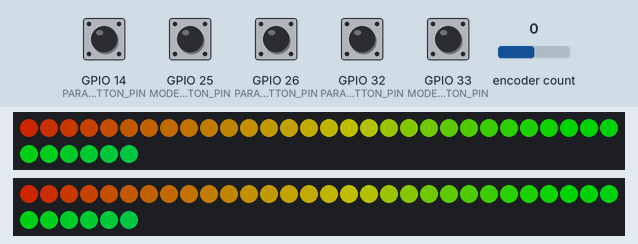
The sketch below on a simulated ESP32. Shown: 2 × 36 RGB LEDs in strip order, left to right, continuing on the next row. The test bench sets the inputs (shaded band); at power-on: GPIO 14 (PARAM_NEXT_BUTTON_PIN), GPIO 25 (MODE_PREV_BUTTON_PIN), GPIO 26 (PARAM_RESET_BUTTON_PIN), GPIO 32 (PARAM_PREV_BUTTON_PIN), GPIO 33 (MODE_NEXT_BUTTON_PIN) HIGH, encoder count 0. Dim RGB values are drawn brighter than linear; random numbers use the default seed unless the sketch sets one; what the sketch prints to the serial monitor is not drawn.

Above: at 3.26 s.
3.3 s: GPIO 33 (MODE_NEXT_BUTTON_PIN) pulled LOW for 0.15 s
At 3.83 s:
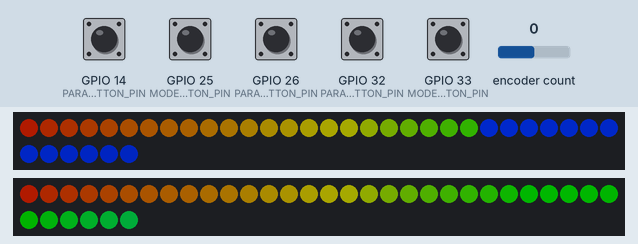
4.0 s: GPIO 25 (MODE_PREV_BUTTON_PIN) pulled LOW for 0.15 s
4.7 s: encoder count set to 4
At 5.96 s:
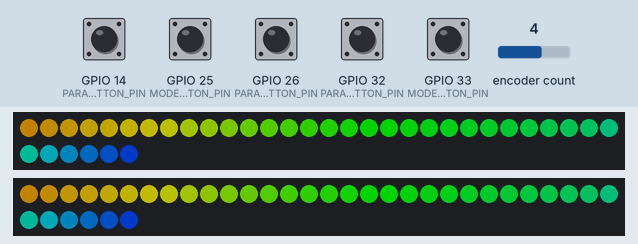
6.3 s: GPIO 33 (MODE_NEXT_BUTTON_PIN) pulled LOW for 1 s
At 7.7 s:
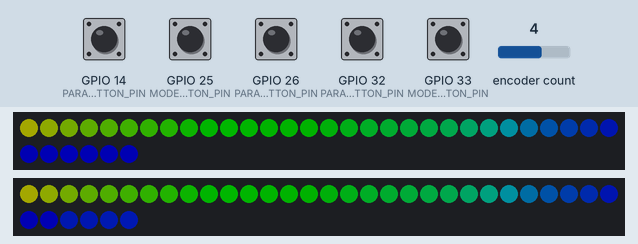
7.9 s: encoder count set to 8
At 8.32 s:
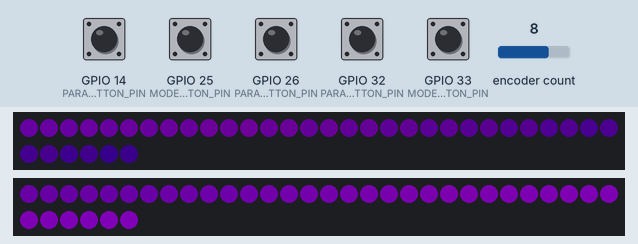

The sketch:

aburndance.ino
```cpp
/*

TODO:
- chase (single color back and forth as rainbow)
  - chase speed
  - color speed
- change frame based to time based
  - store micros as time
- store brightness and temperature in settings
- store params as settings
*/

#include "math.h"
#include <Encoder.h>
#include "FastLED.h"
#include "LinkedList.h"
#include "freertos/FreeRTOS.h"
#include "freertos/task.h"
#include <Preferences.h>

#define LED_A_DATA_PIN 13
#define LED_A_CLOCK_PIN 12
#define LED_B_DATA_PIN 27
#define LED_B_CLOCK_PIN 15
#define LED_CHIPSET APA102
#define LED_COLOR_ORDER BGR

#define LED_VOLTAGE 5
#define LED_MAX_MILLIAMPS 2800

#define LED_COLOR_CORRECTION TypicalLEDStrip

// FastLED provides these pre-conigured incandescent color profiles:
//   - Candle: 1900K
//   - Tungsten40W: 2850K
//   - Tungsten100W: 2850K
//   - Halogen: 3200K
//   - CarbonArc: 5200K
//   - HighNoonSun: 5400K
//   - DirectSunlight: 6000K
//   - OvercastSky: 7000K
//   - ClearBlueSky: 20000K
// FastLED provides these pre-configured gaseous-light color profiles:
//     WarmFluorescent, StandardFluorescent, CoolWhiteFluorescent,
//     FullSpectrumFluorescent, GrowLightFluorescent, BlackLightFluorescent,
//     MercuryVapor, SodiumVapor, MetalHalide, HighPressureSodium,
// FastLED also provides an "Uncorrected temperature" profile
//    UncorrectedTemperature;

#define NUM_TEMPERATURES 10
ColorTemperature color_temperatures[NUM_TEMPERATURES] = {
  UncorrectedTemperature,
  Candle,
  Tungsten40W,
  Tungsten100W,
  Halogen,
  CarbonArc,
  HighNoonSun,
  DirectSunlight,
  OvercastSky,
  ClearBlueSky
};

#define NUM_BUTTONS 5

#define MODE_PREV_BUTTON_INDEX 0
#define MODE_PREV_BUTTON_PIN 25
#define MODE_NEXT_BUTTON_INDEX 1
#define MODE_NEXT_BUTTON_PIN 33

#define PARAM_PREV_BUTTON_INDEX 2
#define PARAM_PREV_BUTTON_PIN 32
#define PARAM_NEXT_BUTTON_INDEX 3
#define PARAM_NEXT_BUTTON_PIN 14

#define PARAM_RESET_BUTTON_INDEX 4
#define PARAM_RESET_BUTTON_PIN 26

#define PARAM_ENCODER_PIN_A 4
#define PARAM_ENCODER_PIN_B 21

int8_t button_pins[NUM_BUTTONS] = {
  MODE_PREV_BUTTON_PIN,
  MODE_NEXT_BUTTON_PIN,
  PARAM_PREV_BUTTON_PIN,
  PARAM_NEXT_BUTTON_PIN,
  PARAM_RESET_BUTTON_PIN
};
/*
button_pins[MODE_PREV_BUTTON_INDEX] = MODE_PREV_BUTTON_PIN;
button_pins[MODE_NEXT_BUTTON_INDEX] = MODE_NEXT_BUTTON_PIN;
button_pins[PARAM_PREV_BUTTON_INDEX] = PARAM_PREV_BUTTON_PIN;
button_pins[PARAM_NEXT_BUTTON_INDEX] = PARAM_NEXT_BUTTON_PIN;
button_pins[PARAM_RESET_BUTTON_INDEX] = PARAM_RESET_BUTTON_PIN;
*/

#define BUTTON_HOLD_MILLIS 2000
bool button_is_pressed_down[NUM_BUTTONS] = { false };
bool button_is_pressed_up[NUM_BUTTONS] = { false };
bool button_is_held[NUM_BUTTONS] = { false };
uint32_t button_start_press_time[NUM_BUTTONS] = { 0 };

#define NUM_LEDS_A 36
#define NUM_LEDS_B 36

#define SHORT_LENGTH 12

#define FRAMES_PER_SECOND 120

CRGB leds_a[NUM_LEDS_A];
CRGB leds_b[NUM_LEDS_B];

Encoder encoder(PARAM_ENCODER_PIN_A, PARAM_ENCODER_PIN_B);

#define NUM_MODES 5
int8_t mode_index = 0;

#define DEFAULT_BRIGHTNESS 128
uint8_t brightness = DEFAULT_BRIGHTNESS;
#define DEFAULT_TEMPERATURE_INDEX 0
uint8_t temperature_index = DEFAULT_TEMPERATURE_INDEX;

#define MAX_NUM_PARAMS 3
int8_t num_params_by_mode[NUM_MODES] = { 2, 2, 1 };
int default_params[NUM_MODES][MAX_NUM_PARAMS] = {
  0, 168, 0,
  128, 0, 0,
  64, 0, 0,
  0, 0, 0,
  0, 0, 0
};
int params[NUM_MODES][MAX_NUM_PARAMS];
int8_t param_index = 0;

Preferences preferences;

TaskHandle_t ControlTaskHandle, RenderTaskHandle;

void setup () {
  memcpy(params, default_params, NUM_MODES * MAX_NUM_PARAMS);

  // sanity check delay - allows reprogramming if accidently blowing power w/leds
  delay(2000);

  Serial.begin(115200);
  Serial.println("start");
  Serial.setDebugOutput(true);

/*
  preferences.begin("aburndance", false);
  preferences.clear();
  brightness = preferences.getUChar("brightness", DEFAULT_BRIGHTNESS);
  temperature_index = preferences.getUChar("temperature", DEFAULT_TEMPERATURE_INDEX);
  preferences.end();
*/

  control_setup();
  render_setup();

//  xTaskCreatePinnedToCore(
//    ControlTask,                  /* pvTaskCode */
//    "Control",            /* pcName */
//    1000,                   /* usStackDepth */
//    NULL,                   /* pvParameters */
//    1,                      /* uxPriority */
//    &ControlTaskHandle,                 /* pxCreatedTask */
//    1                       /* xCoreID */
//  );
//
//  xTaskCreatePinnedToCore(
//    RenderTask,                  /* pvTaskCode */
//    "Render",            /* pcName */
//    1000,                   /* usStackDepth */
//    NULL,                   /* pvParameters */
//    1,                      /* uxPriority */
//    &RenderTaskHandle,                 /* pxCreatedTask */
//    0                       /* xCoreID */
//  );
}

void loop () {
  control_loop();
  render_loop();
}

void control_setup () {
  pinMode(MODE_PREV_BUTTON_PIN, INPUT_PULLUP);
  pinMode(MODE_NEXT_BUTTON_PIN, INPUT_PULLUP);
  pinMode(PARAM_PREV_BUTTON_PIN, INPUT_PULLUP);
  pinMode(PARAM_NEXT_BUTTON_PIN, INPUT_PULLUP);
  pinMode(PARAM_RESET_BUTTON_PIN, INPUT_PULLUP);
}

void control_loop () {
  read_mode_buttons();
  read_param_buttons();
  read_encoder();
}

void render_setup () {
  FastLED.addLeds<LED_CHIPSET, LED_A_DATA_PIN, LED_A_CLOCK_PIN, LED_COLOR_ORDER>(leds_a, NUM_LEDS_A);
  FastLED.addLeds<LED_CHIPSET, LED_B_DATA_PIN, LED_B_CLOCK_PIN, LED_COLOR_ORDER>(leds_b, NUM_LEDS_B);
  FastLED.setCorrection(LED_COLOR_CORRECTION);
  FastLED.setMaxRefreshRate(FRAMES_PER_SECOND);
  FastLED.countFPS(30);
  FastLED.setMaxPowerInVoltsAndMilliamps(LED_VOLTAGE, LED_MAX_MILLIAMPS);
}

void render_loop () {
  Serial.print("fps: ");
  Serial.print(LEDS.getFPS());
  Serial.println();

  FastLED.setTemperature(color_temperatures[temperature_index]);
  FastLED.setBrightness(brightness);

  if (button_is_held[MODE_PREV_BUTTON_INDEX] || button_is_held[MODE_NEXT_BUTTON_INDEX]) {
    fill_solid(leds_a, SHORT_LENGTH, CRGB::White);
    fill_solid(leds_b, SHORT_LENGTH, CRGB::White);
  } else {
    run_mode();
  }
  FastLED.show();
  fade_all();
}

/* controls */


bool read_button_press (int8_t button_index) {
  int8_t button_pin = button_pins[button_index];
  int8_t button_was_pressed_down = button_is_pressed_down[button_index];
  int8_t button_was_held = button_is_held[button_index];
  int64_t button_pressed_time = button_start_press_time[button_index];

  int8_t button_value = digitalRead(button_pin);

  if (button_value == LOW) {
    // button is pushed down

    button_is_pressed_down[button_index] = true;
    button_is_pressed_up[button_index] = false;
    if (button_pressed_time == 0) {
      button_start_press_time[button_index] = millis();
    } else if (millis() - button_pressed_time > BUTTON_HOLD_MILLIS) {
      button_is_held[button_index] = true;
    }
  } else if (button_value == HIGH) {
    // button is not pushed down

    button_start_press_time[button_index] = 0;
    button_is_pressed_down[button_index] = false;
    button_is_held[button_index] = false;

    if (button_was_pressed_down && !button_was_held) {
      button_is_pressed_up[button_index] = true;
    } else {
      button_is_pressed_up[button_index] = false;
    }
  }
}

void read_mode_buttons () {
  bool has_mode_changed = false;
  bool buttons_were_held = button_is_held[MODE_PREV_BUTTON_INDEX] || button_is_held[MODE_NEXT_BUTTON_INDEX];

  read_button_press(MODE_PREV_BUTTON_INDEX);
  if (button_is_pressed_up[MODE_PREV_BUTTON_INDEX]) {
    mode_index = mod(mode_index - 1, NUM_MODES);
    has_mode_changed = true;
  }

  read_button_press(MODE_NEXT_BUTTON_INDEX);
  if (button_is_pressed_up[MODE_NEXT_BUTTON_INDEX]) {
    mode_index = mod(mode_index + 1, NUM_MODES);
    has_mode_changed = true;
  }

  bool buttons_are_held = button_is_held[MODE_PREV_BUTTON_INDEX] || button_is_held[MODE_NEXT_BUTTON_INDEX];

  if (buttons_were_held && !buttons_are_held) {
    encoder.write(params[mode_index][param_index]);
  } else if (!buttons_were_held && buttons_are_held) {
    if (button_is_held[MODE_PREV_BUTTON_INDEX]) {
      encoder.write(brightness);
    } else if (button_is_held[MODE_NEXT_BUTTON_INDEX]) {
      encoder.write(mapi(temperature_index, 0, NUM_TEMPERATURES, 0, 255) + 1);
    }
  }

  if (has_mode_changed) {
    Serial.print("mode: ");
    Serial.print(mode_index);
    Serial.println();

    param_index = 0;
    encoder.write(params[mode_index][param_index]);
  }
}

void read_param_buttons () {
  bool has_param_changed = false;
  int8_t num_params = num_params_by_mode[mode_index];

  read_button_press(PARAM_PREV_BUTTON_INDEX);
  if (button_is_pressed_up[PARAM_PREV_BUTTON_INDEX]) {
    param_index = mod(param_index - 1, num_params);
    has_param_changed = true;
  }

  read_button_press(PARAM_NEXT_BUTTON_INDEX);
  if (button_is_pressed_up[PARAM_NEXT_BUTTON_INDEX]) {
    param_index = mod(param_index + 1, num_params);
    has_param_changed = true;
  }

  if (has_param_changed) {
    Serial.print("param: ");
    Serial.print(param_index);
    Serial.println();

    encoder.write(params[mode_index][param_index]);
  }
}

void read_encoder () {
  read_button_press(PARAM_RESET_BUTTON_INDEX);
  if (button_is_pressed_up[PARAM_RESET_BUTTON_INDEX]) {
    Serial.println("reset encoder to default");

    if (button_is_held[MODE_PREV_BUTTON_INDEX]) {
      encoder.write(DEFAULT_BRIGHTNESS);
    } else if (button_is_held[MODE_NEXT_BUTTON_INDEX]) {
      encoder.write(mapi(temperature_index, 0, NUM_TEMPERATURES, 0, 255));
    } else {
      encoder.write(default_params[mode_index][param_index]);
    }
  }

  int16_t encoder_value = encoder.read();
  int16_t value = constrain(encoder_value, 0, 255);
  encoder.write(value);

  int16_t current_param = params[mode_index][param_index];

  if (button_is_held[MODE_PREV_BUTTON_INDEX]) {
    brightness = value;

/*
    preferences.begin("aburndance", false);
    preferences.putUChar("brightness", brightness);
    preferences.end();
*/

    Serial.print("brightness =");
    Serial.print(brightness);
    Serial.println();
  } else if (button_is_held[MODE_NEXT_BUTTON_INDEX]) {
    temperature_index = mapi(value, 0, 255, 0, NUM_TEMPERATURES);

/*
    preferences.begin("aburndance", false);
    preferences.putUChar("temperature", temperature_index);
    preferences.end();
*/

    Serial.print("temperature index =");
    Serial.print(temperature_index);
    Serial.println();
  } else if (value != current_param) {
    params[mode_index][param_index] = value;

    Serial.print("param[");
    Serial.print(param_index);
    Serial.print("] =");
    Serial.print(value);
    Serial.println();
  }
}

uint8_t read_brightness () {
  uint8_t sensor = DEFAULT_BRIGHTNESS;
  uint8_t brightness = mapi(sensor, 0, 255, 0, 255);
  Serial.print("brightness: ");
  Serial.print(brightness);
  Serial.println();
  return brightness;
}

/* view modes */

void run_mode () {
  switch (mode_index) {
    case 0:
      rainbow_loop();
      break;
    case 1:
      star_field();
      break;
    case 2:
      convergence();
      break;
    case 3:
      strobe();
      break;
    case 4:
      flashlight();
      break;
  }
}

float rainbow_index = 0.0;

void rainbow_loop () {
  float speed = mapl(params[mode_index][0], 0.0, 255.0, 0.1, 10.0);
  Serial.print("speed: ");
  Serial.print(speed);
  Serial.println();

  float zoom = mapl(params[mode_index][1], 0.0, 255.0, 0.05, 35.0);
  Serial.print("zoom: ");
  Serial.print(zoom);
  Serial.println();

  fill_rainbow(leds_a, NUM_LEDS_A, floor(rainbow_index), floor(zoom));
  fill_rainbow(leds_b, NUM_LEDS_B, floor(rainbow_index), floor(zoom));

  rainbow_index = fmod(rainbow_index + speed, 256.0);
}

struct Star {
  float index;
  CRGB color;
};
LinkedList<Star*> stars = LinkedList<Star*>();

// TODO make variance a param, default to regular star creation
// base this on time not frame?
void star_field () {
  float speed = mapl(params[mode_index][0], 0.0, 255.0, 0.1, 10.0);
  Serial.print("speed: ");
  Serial.print(speed);
  Serial.println();

  float probability_of_new_star = mapf(params[mode_index][1], 0.0, 255.0, 0.01, 0.25);
  Serial.print("probability of new star: ");
  Serial.print(probability_of_new_star);
  Serial.println();

  bool has_new_star = random_float() < probability_of_new_star;
  if (has_new_star) {
    struct Star* star = (Star*) malloc(sizeof(Star));
    star->index = 0;
    star->color = random_color();
    stars.add(star);
  }

  Serial.print("num stars: ");
  Serial.print(stars.size());
  Serial.println();

  int star_index = 0;
  while (star_index < stars.size()) {
    struct Star* star = stars.get(star_index);
    int led_index = floor(star->index);
    if (led_index >= (NUM_LEDS_A + NUM_LEDS_B)) {
      stars.remove(star_index);
      free(star);
    } else {
      for (int i = 0; i < speed; i++) {
        if ((led_index + i) < NUM_LEDS_A) {
          leds_a[NUM_LEDS_A - (led_index + i) - 1] = star->color;
        } else {
          leds_b[led_index + i - NUM_LEDS_A] = star->color;
        }
      }
      star->index += speed;
      star_index++;
    }
  }
}

float convergence_index = 0;
CRGB convergence_color = random_color();
uint16_t convergence_midpoint = NUM_LEDS_A / 2;

// TODO alternate left and right convergences
void convergence () {
  float speed = mapl(params[mode_index][0], 0.0, 255.0, 0.01, 10.0);
  Serial.print("speed: ");
  Serial.print(speed);
  Serial.println();

  if (convergence_index > convergence_midpoint) {
    convergence_color = random_color();
    convergence_index = 0;
  }

  convergence_index += speed;

  fill_solid(leds_a, convergence_index, convergence_color);
  fill_solid(leds_a + (NUM_LEDS_A - (uint16_t) convergence_index), convergence_index, convergence_color);

  fill_solid(leds_b, convergence_index, convergence_color);
  fill_solid(leds_b + (NUM_LEDS_B - (uint16_t) convergence_index), convergence_index, convergence_color);
}

bool strobe_on = false;
uint16_t strobe_frames = 0;

void strobe () {
  int16_t strobe_length = mapl(params[mode_index][0], 0, 255, 1, 256);

  strobe_frames++;

  if (strobe_on) {
    fill_solid(leds_a, NUM_LEDS_A, CRGB::White);
    fill_solid(leds_b, NUM_LEDS_B, CRGB::White);

    if (strobe_frames >= strobe_length) {
      strobe_on = false;
      strobe_frames = 0;
    }
  } else {
    fill_solid(leds_a, NUM_LEDS_A, CRGB::Black);
    fill_solid(leds_b, NUM_LEDS_B, CRGB::Black);

    if (strobe_frames >= strobe_length) {
      strobe_on = true;
      strobe_frames = 0;
    }
  }
}

void flashlight () {
  int16_t flash_length = mapi(params[mode_index][0], 0, 255, 1, NUM_LEDS_A);

  fill_solid(leds_a + (NUM_LEDS_A - flash_length), flash_length, CRGB::White);
  fill_solid(leds_b + (NUM_LEDS_B - flash_length), flash_length, CRGB::White);

  fill_solid(leds_a, NUM_LEDS_A - flash_length, CRGB::Black);
  fill_solid(leds_b, NUM_LEDS_B - flash_length, CRGB::Black);
}

void fade_all () {
  for (int i = 0; i < NUM_LEDS_A; i++) {
    leds_a[i].nscale8(250);
  }
  for (int i = 0; i < NUM_LEDS_B; i++) {
    leds_b[i].nscale8(250);
  }
}

/* util */

uint8_t random_param () {
  return random(0, 256);
}

float random_float () {
  return (float) random(0, LONG_MAX) / (LONG_MAX - 1);
}

CRGB random_color () {
  uint8_t hue = random(0, 256);
  uint8_t saturation = 255;
  uint8_t value = 255;
  return CHSV(hue, saturation, value);
}

/*
template <typename T> T mapi(T x, T in_min, T in_max, T out_min, T out_max) {
  return constrain(map(x, in_min, in_max + 1, out_min, out_max + 1), out_min, out_max);
}
*/
int16_t mapi(int16_t x, int16_t in_min, int16_t in_max, int16_t out_min, int16_t out_max) {
  return constrain(map(x, in_min, in_max + 1, out_min, out_max + 1), out_min, out_max);
}

float mapf (float x, float in_min, float in_max, float out_min, float out_max) {
  return (x - in_min) * (out_max - out_min) / (in_max - in_min) + out_min;
}

float mapl (float x, float in_min, float in_max, float out_min, float out_max) {
  out_min = log(out_min);
  out_max = log(out_max);

  float scale = (out_max - out_min) / (in_max - in_min);

  return exp(out_min + scale * (x - in_min));
}

int mod (int x, int y) {
  return x < 0 ? ((x + 1) % y ) + y - 1 : x % y;
}
```
